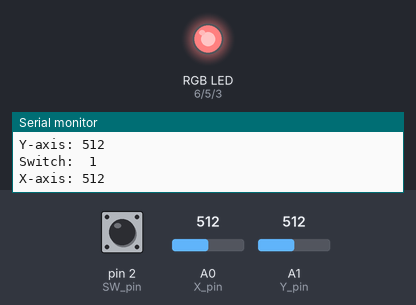
Bench run of a sketch on a simulated Arduino Uno, built with avr-gcc and run on an emulated ATmega328P. Shown: an RGB LED mixed from three pins (HIGH = lit), the last lines printed to the serial monitor. The test bench sets the inputs (shaded band); at power-on: A0 (X_pin) = 512, A1 (Y_pin) = 512, pin 2 (SW_pin) HIGH.

Above: at 1.2 s.
1.3 s: A0 (X_pin) set to 0
At 2.4 s:
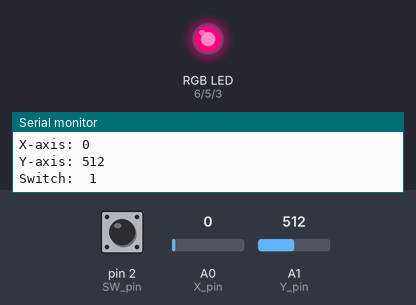
2.8 s: A1 (Y_pin) set to 107
At 3.4 s:
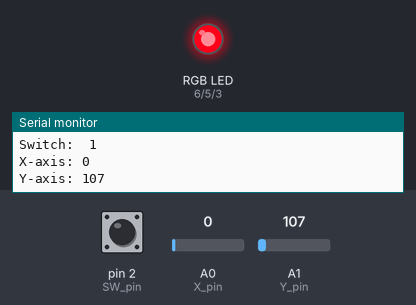
4.3 s: A1 (Y_pin) set to 91
At 5.5 s:
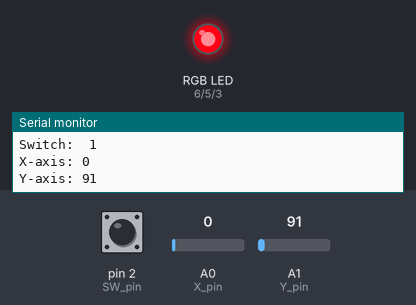
5.8 s: A0 (X_pin) set to 8
At 6.5 s:
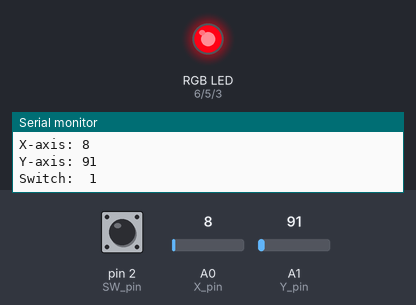
7.3 s: A0 (X_pin) set to 11
10.3 s: A1 (Y_pin) set to 0
At 10.8 s:
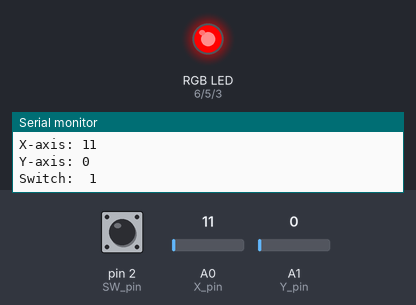
Timing chart, 0 to 12.8 s (numbered marks = the images above; inputs shaded):
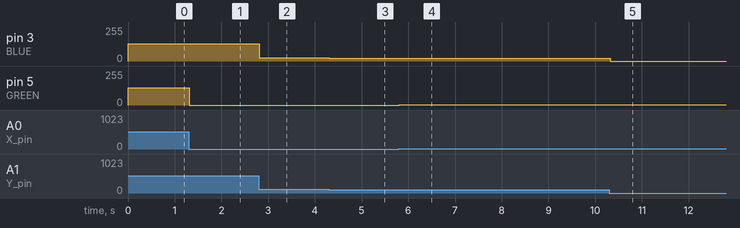

Measured:
- after the input at 1.3 s, pin 5 (GREEN): 128/255 → 0/255 at once
- after the input at 2.8 s, pin 3 (BLUE): 128/255 → 26/255 at once
- after the input at 4.3 s, pin 3 (BLUE): 26/255 → 22/255 at once
- after the input at 5.8 s, pin 5 (GREEN): 0/255 → 2/255 at once
- after the input at 10.3 s, pin 3 (BLUE): 22/255 → 0/255 at once

The sketch:

rgb_joystick.ino
```cpp
//www.elegoo.com
//2016.12.09

// Define Pins
#define BLUE 3
#define GREEN 5
#define RED 6
// Arduino pin numbers
const int SW_pin = 2; // digital pin connected to switch output
const int X_pin = 0; // analog pin connected to X output
const int Y_pin = 1; // analog pin connected to Y output

//color values
int redValue;
int greenValue;
int blueValue;


void setup() {
  pinMode(SW_pin, INPUT);
  digitalWrite(SW_pin, HIGH);
  Serial.begin(9600);
  pinMode(RED, OUTPUT);
  pinMode(GREEN, OUTPUT);
  pinMode(BLUE, OUTPUT);
  digitalWrite(RED, HIGH);
  digitalWrite(GREEN, LOW);
  digitalWrite(BLUE, LOW);

}

void loop() {
  Serial.print("Switch:  ");
  Serial.print(digitalRead(SW_pin));
  Serial.print("\n");
  Serial.print("X-axis: ");
  Serial.print(analogRead(X_pin));
  Serial.print("\n");
  Serial.print("Y-axis: ");
  Serial.println(analogRead(Y_pin));
  Serial.print("\n\n");
  //delay(500);

  greenValue = analogRead(X_pin) / 4;
  blueValue = analogRead(Y_pin) / 4;
  analogWrite(GREEN, greenValue);
  analogWrite(BLUE, blueValue);
}
```
